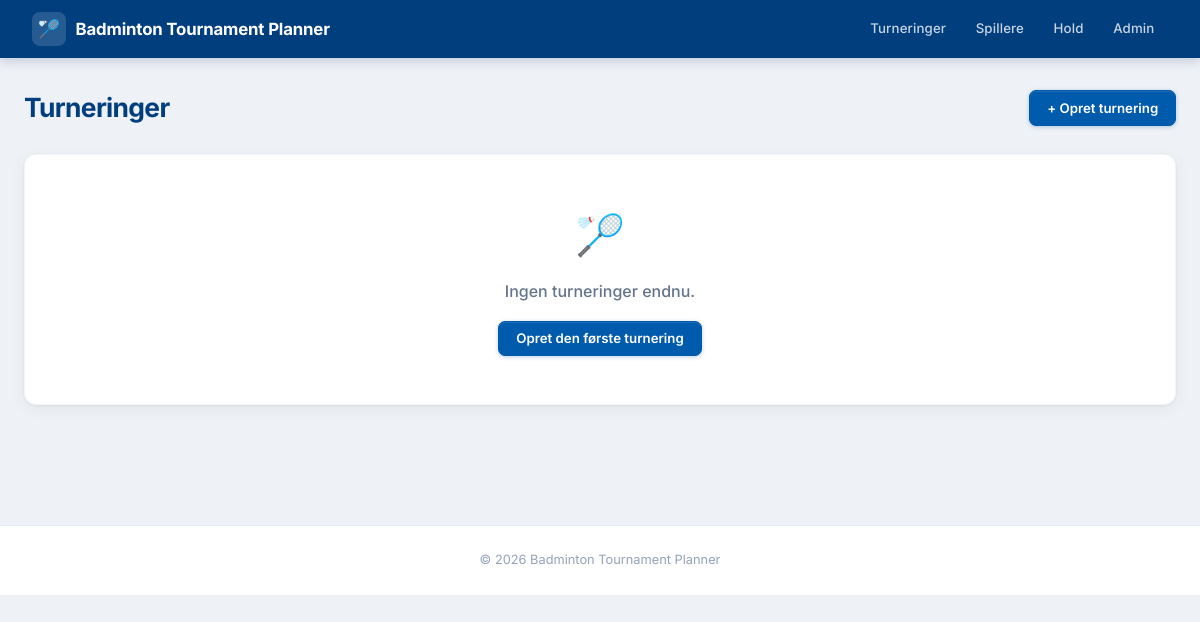
/tournaments/, run on an earlier commit of the app's database.
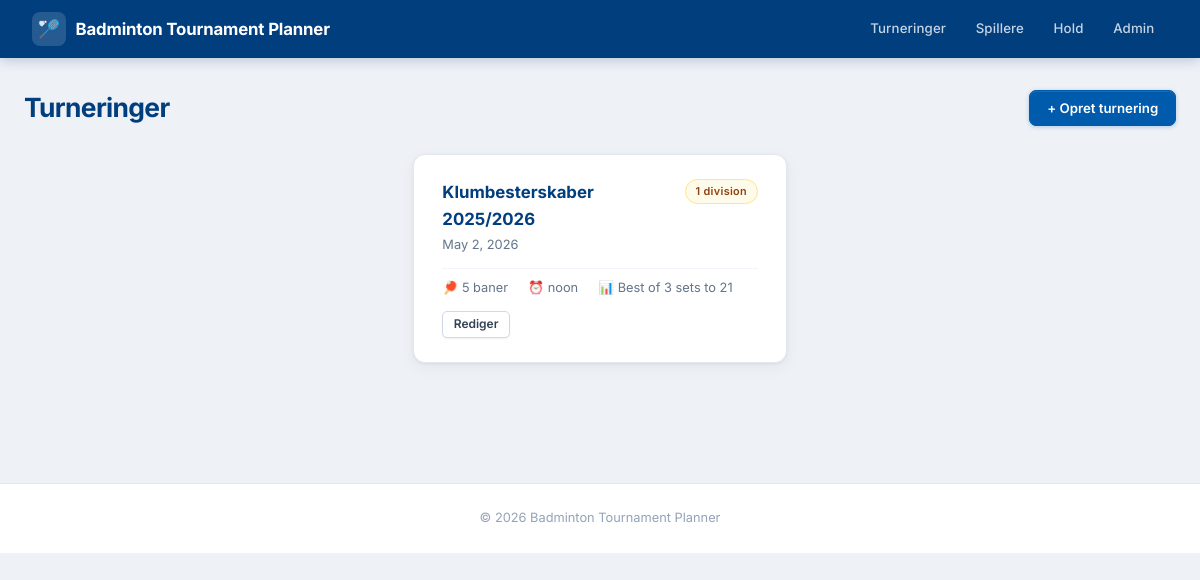
And on a later commit of the database.
### tournaments/models.py (models this page shows, shortened)
class Tournament(models.Model):
    name = models.CharField(max_length=200, verbose_name=_("Name"))
    date = models.DateField(verbose_name=_("Date"))
    DIVISION_MODEL_CHOICES = [
        ('youth', _('Youth Divisions (U9-U19)')),
        ('mixed', _('Mixed Divisions (A, B, C)')),
    ]
    division_model = models.CharField(max_length=10, choices=DIVISION_MODEL_CHOICES, verbose_name=_("Division Model"))
    SCORING_MODEL_CHOICES = [
        ('best_of_3_21', _('Best of 3 sets to 21')),
        ('best_of_5_15', _('Best of 5 sets to 15')),
    ]
    scoring_model = models.CharField(
        max_length=20,
        choices=SCORING_MODEL_CHOICES,
        default='best_of_3_21',
        verbose_name=_("Scoring Model")
    )
    single_match_duration = models.IntegerField(
        help_text=_("Duration of a single match in minutes"),
        default=30,
        verbose_name=_("Single Match Duration")
    )
    double_match_duration = models.IntegerField(
        help_text=_("Duration of a double match in minutes"),
        default=40,
        verbose_name=_("Double Match Duration")
    )
    player_break_time = models.IntegerField(
        help_text=_("Minimum break time for players between matches in minutes"),
        default=15,
        verbose_name=_("Player Break Time")
    )
    court_count = models.IntegerField(
        default=4,
        verbose_name=_("Antal baner"),
        help_text=_("Antal tilgængelige baner under turneringen"),
    )
    start_time = models.TimeField(
        null=True, blank=True,
        verbose_name=_("Starttidspunkt"),
        help_text=_("Klokkeslæt for første kamp"),
    )
    schedule_locked = models.BooleanField(
        default=False,
        verbose_name=_("Program låst"),
        help_text=_("Når programmet er låst, kan kampprogram og spilleplan ikke ændres."),
    )
    logo = models.ImageField(
        upload_to='tournament_logos/',
        null=True, blank=True,
        verbose_name=_("Logo"),
        help_text=_("Logo vises på udprintede programmer og spilleplaner."),
    )

### tournaments/views.py (the view)
# urls.py: path('', views.tournament_list, name='tournament_list'),
def tournament_list(request):
    tournaments = Tournament.objects.prefetch_related('divisions').order_by('-date')
    return render(request, 'tournaments/tournament_list.html', {'tournaments': tournaments})

### tournaments/templates/tournaments/tournament_list.html (shortened to what this page needs)
{% extends 'base.html' %}
{% block content %}
<div class="page-actions">
    <h1>Turneringer</h1>
    <a href="{% url 'tournament_create' %}" class="btn btn-primary">+ Opret turnering</a>
</div>
{% if tournaments %}
<div style="display:grid; grid-template-columns:repeat(auto-fill,minmax(310px,1fr)); gap:1rem; margin-bottom:1.5rem;">
{% for tournament in tournaments %}
<a href="{% url 'tournament_detail' tournament.pk %}" style="text-decoration:none; color:inherit; display:block;">
<div class="card" style="margin-bottom:0; cursor:pointer; transition:box-shadow 0.18s, transform 0.18s; border:1.5px solid #e2e8f0;"
     onmouseover="this.style.boxShadow='0 8px 24px rgba(0,91,172,0.13)';this.style.transform='translateY(-2px)';"
     onmouseout="this.style.boxShadow='';this.style.transform='';">
    <div style="display:flex; justify-content:space-between; align-items:flex-start; margin-bottom:0.75rem;">
        <div>
            <div style="font-size:1.05rem; font-weight:700; color:#003e7e; margin-bottom:0.15rem;">{{ tournament.name }}</div>
            <div style="font-size:0.8rem; color:#64748b;">{{ tournament.date }}</div>
        </div>
        <span class="badge badge-pending" style="font-size:0.68rem;">{{ tournament.divisions.count }} division{{ tournament.divisions.count|pluralize:"er" }}</span>
    </div>
    <div style="display:flex; gap:1.25rem; font-size:0.8rem; color:#64748b; border-top:1px solid #f1f5f9; padding-top:0.6rem; margin-top:0.25rem;">
        <span>🏓 {{ tournament.court_count }} baner</span>
        <span>⏰ {{ tournament.start_time|default:"–" }}</span>
        <span>📊 {{ tournament.get_scoring_model_display }}</span>
    </div>
    <div style="margin-top:0.75rem;" onclick="event.stopPropagation();">
        <a href="{% url 'tournament_edit' tournament.pk %}" class="btn btn-secondary btn-sm">Rediger</a>
    </div>
</div>
</a>
{% endfor %}
</div>
{% else %}
<div class="card" style="text-align:center; color:#94a3b8; padding:3rem 2rem;">
    <div style="font-size:2.5rem; margin-bottom:0.75rem;">🏸</div>
    <p style="margin:0 0 1rem; font-size:1rem; font-weight:500; color:#64748b;">Ingen turneringer endnu.</p>
    <a href="{% url 'tournament_create' %}" class="btn btn-primary">Opret den første turnering</a>
</div>
{% endif %}
{% endblock %}

What changed in the data, as far as the page shows it:
added Tournament: name "Klumbesterskaber 2025/2026", date "May 2, 2026", divisions.count "1", court_count "5", start_time "noon", scoring_model "Best of 3 sets to 21"
Also different on the page:
text no longer shown: "🏸 Ingen turneringer endnu. Opret den første turnering"
